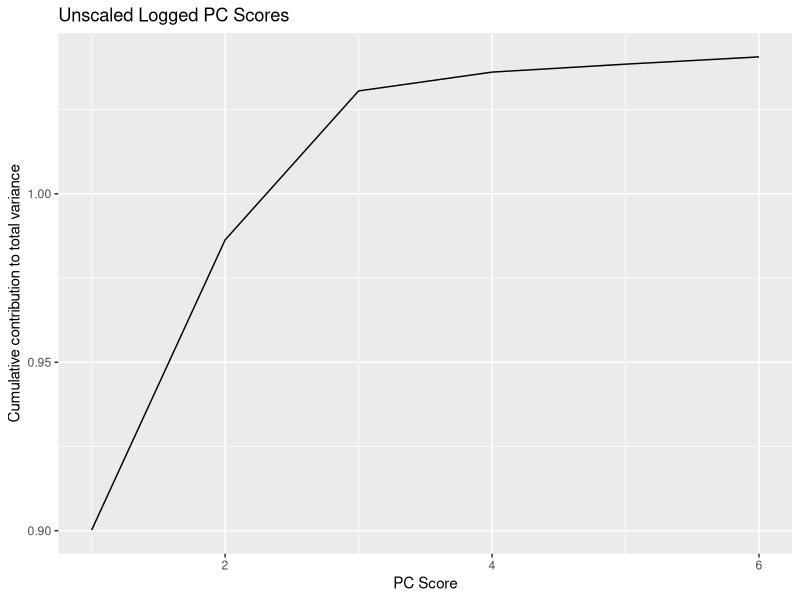
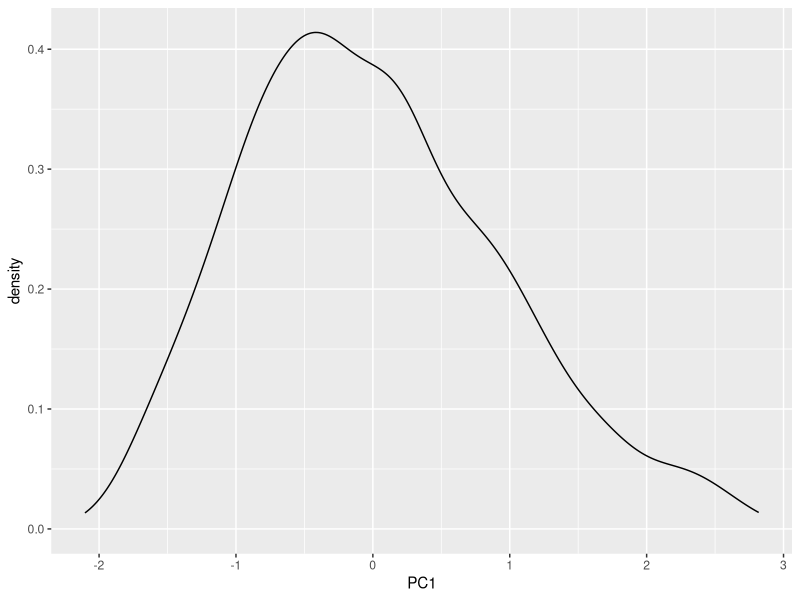

The R source for these figures, in order: (Note: this script raises an error after producing the figures.)
## ---- chunk 1
knitr::opts_chunk$set(echo = TRUE)
## ---- chunk 2
library(ggplot2)
library(MASS)
library(tidyverse)
library(mvtnorm)
## ---- chunk 3
aircraft_raw <- read.csv("dat/aircraft.csv")

air <- aircraft_raw %>%
  dplyr::select(3:8) %>%
  mutate_all(log10)

head(air)
## ---- chunk 4
pc <- prcomp(air)

## Eigenvectors
pc$rotation
## ---- chunk 5
## Eigenvalues
pc$sdev ^ 2
## ---- chunk 6
cov_mat <- cov(air)
eig <- eigen(cov_mat)
eig$values
eig$vectors
## ---- chunk 7
sum(pc$sdev ** 2)
sum(diag(cov(air)))
## ---- chunk 8
scree_cum_prop_variance <- function(pc_obj, title="") {
  cum_contri <- cumsum(pc_obj$sdev ** 2)
  plot_df <- data.frame(idx = 1:6, cum_contri = cum_contri)
  ggplot(data = plot_df, aes(idx, cum_contri)) +
    geom_line() +
    xlab("PC Score") +
    ylab("Cumulative contribution to total variance") +
    ggtitle(title)
}
## ---- chunk 9
scree_cum_prop_variance(prcomp(air), "Unscaled Logged PC Scores")
## ---- chunk 10
ggplot(data.frame(pc$x), aes(PC1)) +
  geom_density()
## ---- chunk 11
ggplot(data.frame(pc$x), aes(PC1, PC2, color=as.factor(aircraft$Period))) +
  geom_point() +
  geom_density_2d(color=1, alpha=0.5) + ## Density
  labs(color = "Period") ## Label for type of categories
## ---- chunk 12
biplot(pc, col=c("white", "blue"))
## ---- chunk 13
Sigma0 = matrix(c(
 3.1386518, 0.38872659, 0.6178228, 1.7576847, 0.77433973, 0.7508789,
 0.3887266, 1.21417949, 0.1941453, 0.4518920, 0.01236855, 0.2155466,
 0.6178228, 0.19414529, 1.2437919, 0.5970320, 0.15151088, 0.2665018,
 1.7576847, 0.45189196, 0.5970320, 1.7083497, 0.52685668, 0.7109476,
 0.7743397, 0.01236855, 0.1515109, 0.5268567, 0.53406192, 0.2299193,
 0.7508789, 0.21554658, 0.2665018, 0.7109476, 0.22991933, 0.6642375),
 byrow = TRUE, nrow = 6 )
## ---- chunk 14
n = 250 # number of observations
Sigma = Sigma0 # covariance matrix
mu = rep(0, 6) # the means of each variable
normal_sample <- mvrnorm(n=n, mu = mu, Sigma = Sigma)
summary(normal_sample)
## ---- chunk 15
Sigma0sym = 0.5* (Sigma0 + t(Sigma0))
Xmat = rmvt(100, sigma = Sigma0sym, df = 6)
summary(Xmat)
## ---- chunk 16
multiple_density_plot = function(data, col, group){
  # usage:
  # data: dataframe
  # col: column to ploy (name of column)
  # group: the variable to group by (name of column)
  return(
    ggplot(data, aes(data[,col], group = group) ) +
    geom_density( aes(fill = group), alpha = 0.4 ) +
    theme( legend.position = "bottom") +
    labs(x = deparse(substitute(col)), y = "Density", fill = deparse(substitute(group)))
  )
}

multiple_density_plot(data.frame(pc$x), 1, as.factor(aircraft$Period))
## ---- chunk 17

